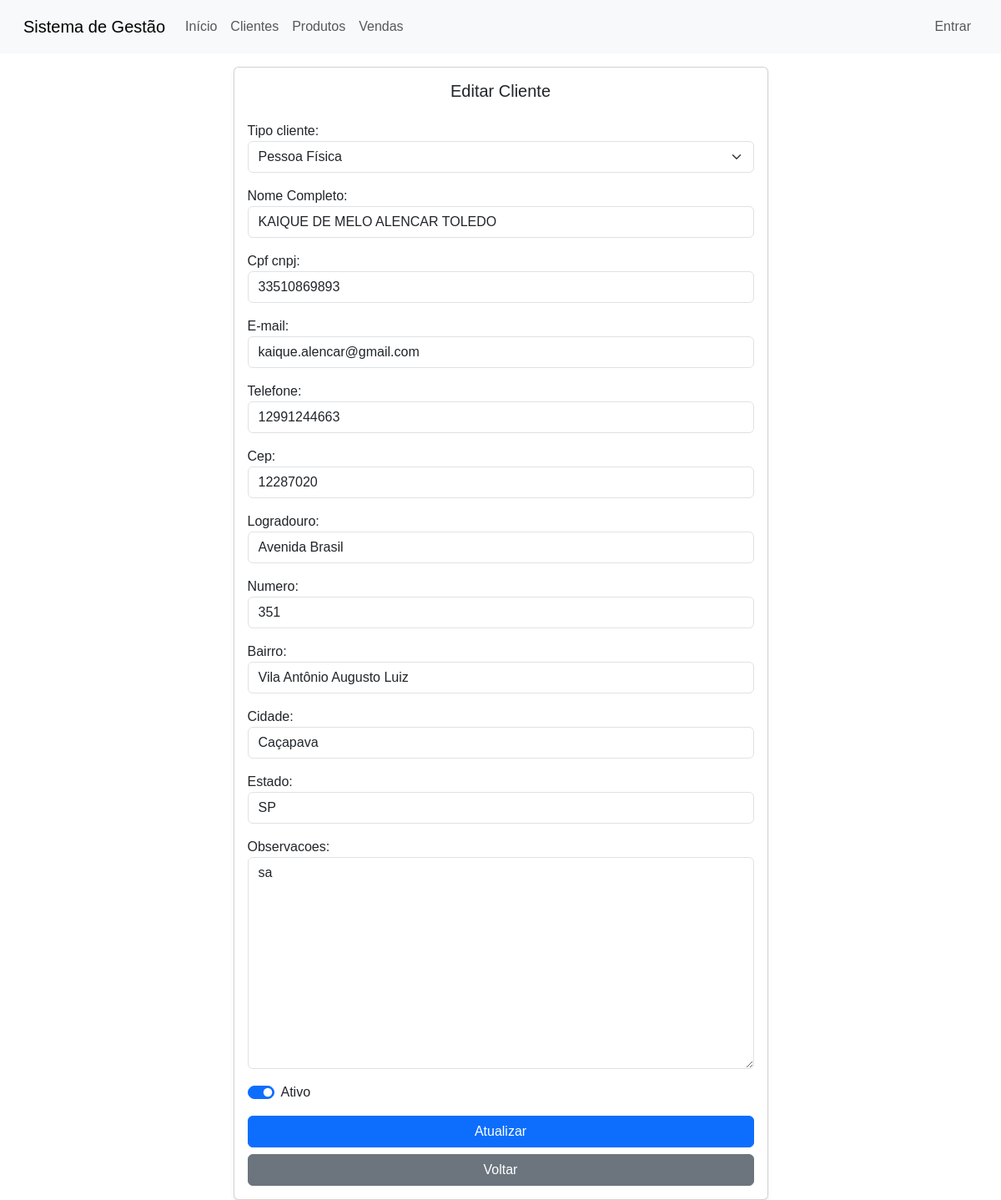
Page /clientes/editar/1/ on the committed database.
### apps/clientes/models.py (models this page shows, shortened)
class Cliente(models.Model):
    TIPO_CHOICES = (
        ("PF", "Pessoa Física"),
        ("PJ", "Pessoa Jurídica"),
    )
    tipo_cliente = models.CharField(max_length=5, choices=TIPO_CHOICES)
    nome = models.CharField(max_length=100)
    cpf_cnpj = models.CharField(max_length=20, unique=True)
    email = models.EmailField(unique=True)
    telefone = models.CharField(max_length=15, blank=True, null=True)
    cep = models.CharField(max_length=10, blank=True, null=True)
    logradouro = models.CharField(max_length=100, blank=True, null=True)
    numero = models.CharField(max_length=10, blank=True, null=True)
    bairro = models.CharField(max_length=100, blank=True, null=True)
    cidade = models.CharField(max_length=100, blank=True, null=True)
    estado = models.CharField(max_length=2, blank=True, null=True)
    observacoes = models.TextField(blank=True, null=True)
    ativo = models.BooleanField(default=True)
    criado_em = models.DateTimeField(auto_now_add=True)
    atualizado_em = models.DateTimeField(auto_now=True)

### apps/clientes/views.py (the view)
# urls.py: path('editar/<int:cliente_id>/', views.editar_cliente, name='editar_cliente'),
def editar_cliente(request, cliente_id):
    cliente = get_object_or_404(Cliente, id=cliente_id)
    form = ClienteForm(request.POST or None, instance=cliente)
    if request.method == "POST" and form.is_valid():
        form.save()
        messages.success(request, f"Cliente {cliente.nome} atualizado com sucesso!")
        return redirect('clientes:cliente_list')
    return render(request, 'clientes/form.html', {'form': form, 'cliente': cliente, "editando": True})

### apps/clientes/forms.py
class ClienteForm(BaseForm):
    class Meta:
        model = Cliente
        fields = "__all__"
        labels = {
            "nome": "Nome Completo",
            "cpf": "CPF",
            "data_nascimento": "Data de Nascimento",
            "email": "E-mail",
            "telefone": "Telefone",
            "endereco": "Endereço",
        }
        help_texts = {
            "cpf": "Digite o CPF sem pontos ou traços.",
            "data_nascimento": "Formato: DD/MM/AAAA",
            "telefone": "Formato: (XX) XXXXX-XXXX",
        }

### apps/clientes/templates/clientes/form.html (shortened to what this page needs)
{% extends "base.html" %}
{% block content %}
<div class="row justify-content-center">
    <div class="col-12 col-md-10 col-lg-7">
        <div class="card shadow-sm">
            <div class="card-body">
                <h5 class="text-center mb-4">
                    {% if editando %}  Editar Cliente {% else %}  Novo Cliente {% endif %}
                </h5>
                <form action="{% if editando %}{% url 'clientes:editar_cliente' cliente.id %}{% else %}{% url 'clientes:cadastrar_cliente' %}{% endif %}" method="post">
                    {% for field in form %}
                        {% if field.field.widget.input_type == "checkbox" %}
                            <div class="form-check form-switch mb-3">
                                {{ field }}
                                <label class="form-check-label" for="{{ field.id_for_label }}">
                                    {{ field.label }}
                                </label>
                            </div>
                        {% else %}
                            <div class="mb-3">
                                {{ field.label_tag }}
                                {{ field }}
                            </div>
                        {% endif %}
                    {% endfor %}
                    <button type="submit" class="btn btn-primary w-100">
                        {% if editando %}  Atualizar {% else %}  Criar {% endif %}
                    </button> <br>
                    <a href="{% url 'clientes:cliente_list'%}" class="btn btn-secondary w-100 mt-2">Voltar</a>
                </form>
            </div>
        </div>
    </div>
</div>
{% endblock %}

### static/css/main.css (style rules this page uses)
body { font-family: Arial, sans-serif; margin: 0; }

### rows in the picture
Cliente: form "Pessoa Física" "KAIQUE DE MELO ALENCAR TOLEDO" "33510869893" "kaique.alencar@gmail.com" "12991244663" "12287020" "Avenida Brasil" "351" "Vila Antônio Augusto Luiz" "Caçapava" "SP" "sa", form "☑"

### other values in the picture
{{ field.label_tag }} "Tipo cliente:" "Nome Completo:" "Cpf cnpj:" "E-mail:" "Telefone:" "Cep:" "Logradouro:" "Numero:" "Bairro:" "Cidade:" "Estado:" "Observacoes:"
{{ field.label }} "Ativo"
